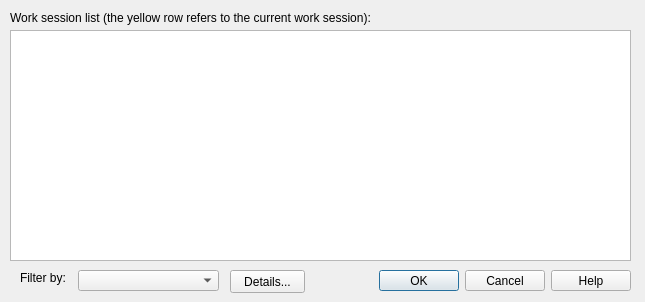
<?xml version="1.0" encoding="UTF-8"?>
<ui version="4.0">
 <class>wrk_session_list_dialog</class>
 <widget class="QDialog" name="wrk_session_list_dialog">
  <property name="geometry">
   <rect>
    <x>0</x>
    <y>0</y>
    <width>645</width>
    <height>302</height>
   </rect>
  </property>
  <property name="windowTitle">
   <string>URMHS - Work session list</string>
  </property>
  <widget class="QDialogButtonBox" name="buttonBox">
   <property name="geometry">
    <rect>
     <x>370</x>
     <y>270</y>
     <width>261</width>
     <height>21</height>
    </rect>
   </property>
   <property name="orientation">
    <enum>Qt::Horizontal</enum>
   </property>
   <property name="standardButtons">
    <set>QDialogButtonBox::Cancel|QDialogButtonBox::Help|QDialogButtonBox::Ok</set>
   </property>
  </widget>
  <widget class="QLabel" name="label_2">
   <property name="geometry">
    <rect>
     <x>10</x>
     <y>10</y>
     <width>361</width>
     <height>16</height>
    </rect>
   </property>
   <property name="text">
    <string>Work session list (the yellow row refers to the current work session):</string>
   </property>
  </widget>
  <widget class="QTableWidget" name="wrk_session_list">
   <property name="geometry">
    <rect>
     <x>10</x>
     <y>30</y>
     <width>621</width>
     <height>231</height>
    </rect>
   </property>
  </widget>
  <widget class="QLabel" name="label">
   <property name="enabled">
    <bool>true</bool>
   </property>
   <property name="geometry">
    <rect>
     <x>20</x>
     <y>270</y>
     <width>61</width>
     <height>16</height>
    </rect>
   </property>
   <property name="text">
    <string>Filter by:</string>
   </property>
  </widget>
  <widget class="QComboBox" name="FilterBy">
   <property name="geometry">
    <rect>
     <x>78</x>
     <y>270</y>
     <width>141</width>
     <height>21</height>
    </rect>
   </property>
  </widget>
  <widget class="QPushButton" name="Details">
   <property name="geometry">
    <rect>
     <x>230</x>
     <y>270</y>
     <width>75</width>
     <height>23</height>
    </rect>
   </property>
   <property name="text">
    <string>Details...</string>
   </property>
  </widget>
 </widget>
 <resources/>
 <connections>
  <connection>
   <sender>buttonBox</sender>
   <signal>accepted()</signal>
   <receiver>wrk_session_list_dialog</receiver>
   <slot>accept()</slot>
   <hints>
    <hint type="sourcelabel">
     <x>370</x>
     <y>270</y>
    </hint>
    <hint type="destinationlabel">
     <x>157</x>
     <y>274</y>
    </hint>
   </hints>
  </connection>
  <connection>
   <sender>buttonBox</sender>
   <signal>rejected()</signal>
   <receiver>wrk_session_list_dialog</receiver>
   <slot>reject()</slot>
   <hints>
    <hint type="sourcelabel">
     <x>406</x>
     <y>270</y>
    </hint>
    <hint type="destinationlabel">
     <x>286</x>
     <y>274</y>
    </hint>
   </hints>
  </connection>
  <connection>
   <sender>buttonBox</sender>
   <signal>helpRequested()</signal>
   <receiver>wrk_session_list_dialog</receiver>
   <slot>onHelpButton()</slot>
   <hints>
    <hint type="sourcelabel">
     <x>603</x>
     <y>286</y>
    </hint>
    <hint type="destinationlabel">
     <x>639</x>
     <y>270</y>
    </hint>
   </hints>
  </connection>
  <connection>
   <sender>FilterBy</sender>
   <signal>currentIndexChanged(int)</signal>
   <receiver>wrk_session_list_dialog</receiver>
   <slot>onFilterChanged()</slot>
   <hints>
    <hint type="sourcelabel">
     <x>91</x>
     <y>281</y>
    </hint>
    <hint type="destinationlabel">
     <x>5</x>
     <y>273</y>
    </hint>
   </hints>
  </connection>
  <connection>
   <sender>Details</sender>
   <signal>clicked()</signal>
   <receiver>wrk_session_list_dialog</receiver>
   <slot>onDetailsButton()</slot>
   <hints>
    <hint type="sourcelabel">
     <x>242</x>
     <y>283</y>
    </hint>
    <hint type="destinationlabel">
     <x>335</x>
     <y>283</y>
    </hint>
   </hints>
  </connection>
 </connections>
 <slots>
  <slot>onHelpButton()</slot>
  <slot>onFilterChanged()</slot>
  <slot>onDetailsButton()</slot>
 </slots>
</ui>
